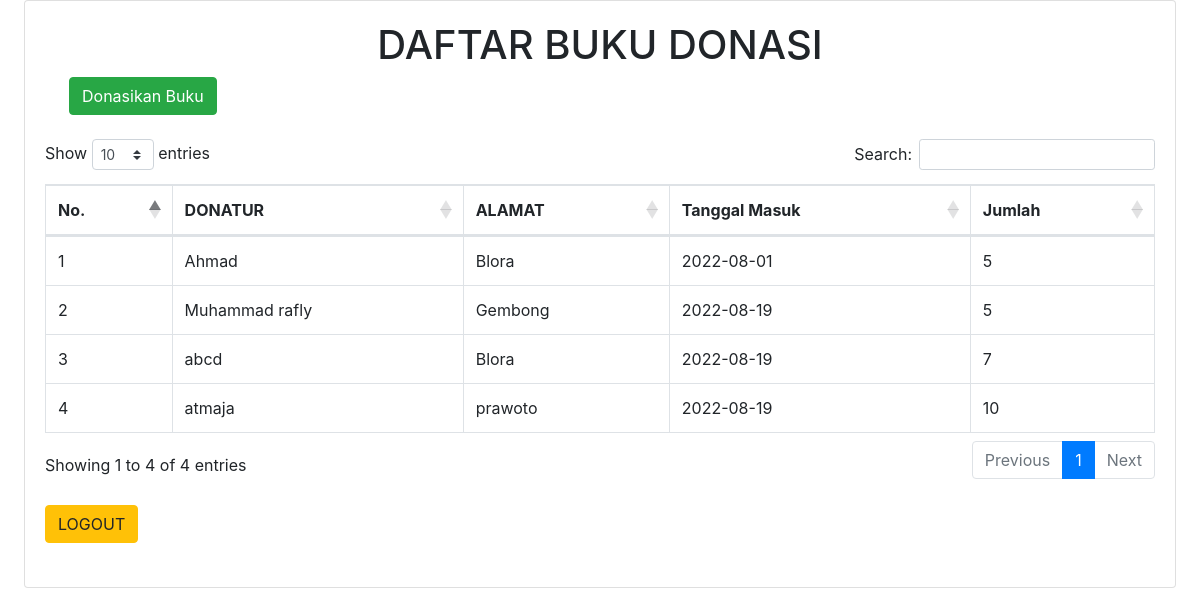
The page /indexvisitor.php on the database its author committed.
### tables this page shows
CREATE TABLE `bukudonasi` (
  `id` int(11) NOT NULL,
  `donatur` varchar(225) NOT NULL,
  `tanggaldonasi` date NOT NULL DEFAULT current_timestamp(),
  `alamat` varchar(255) NOT NULL,
  `jumlah` int(4) NOT NULL,
  `nomortelepon` varchar(20) NOT NULL
);

### functions.php (called while the page is built, shortened)
<?php
$conn = mysqli_connect("localhost", "root", "", "donasibuku");
function query($query)
{
    global $conn;
    $data = mysqli_query($conn, $query);
    $bukudonasi = [];
    while ($pengunjung = mysqli_fetch_assoc($data)) {
        $bukudonasi[] = $pengunjung;
    }
    return $bukudonasi;
}

### indexvisitor.php (the view, shortened to what this page needs)
<?php
require 'functions.php';
$bukudonasi = query("SELECT * FROM bukudonasi");
?>
<!DOCTYPE html>
<html lang="en">
<head>
        <link href="css/styles.css" rel="stylesheet" />
        <link href="https://cdn.datatables.net/1.10.20/css/dataTables.bootstrap4.min.css" rel="stylesheet" />
    </head>
    <body class="sb-nav-fixed">
        <div id="layoutSidenav_content">
            <main>
                <div class="container-fluid">
                        <div class="card mb-4">
                            <div class="card-body">
                                <div class="table-responsive">
                                    <table class="table table-bordered" id="dataTable" width="100%" cellspacing="0">
                                    <div class="container mx-auto pt-10">
                                        <h1 class="text-center">DAFTAR BUKU DONASI</h1>
                                        <a class="btn btn-success " href="tambah.php">Donasikan Buku</a>
                                    </div>
                                    <br>
                                    <thead>
                                            <tr>
                                                <th scope="col">No.</th>
                                                <th scope="col">DONATUR</th>
                                                <th scope="col">ALAMAT</th>
                                                <th scope="col">Tanggal Masuk</th>
                                                <th scope="col">Jumlah</th>
                                            </tr>
                                        </thead>
                                        <?php $i=1;?>
                                        <?php foreach ($bukudonasi as $item) : ?>
                                        <tr>
                                            <td><?php echo $i++;?>
                                            <td><?= $item['donatur']; ?></td>
                                            <td><?= $item['alamat']; ?></td>
                                            <td><?= $item['tanggaldonasi']; ?></td>
                                            <td><?= $item['jumlah']; ?></td>
                                            <?php endforeach ?>
                                        </tr>
                                    </table>
                                    <br>
                                <a class="btn btn-warning" href="logout.php" onclick="return confirm('want to LOGOUT?')" >LOGOUT</a>
                                <br>
                                <br>
                                </div>
                            </div>
                        </div>
                    </div>
                </main>
    </body>
</html>

### rows shown on the page
bukudonasi: donatur "Ahmad", alamat "Blora", tanggaldonasi "2022-08-01", jumlah "5"
bukudonasi: donatur "Muhammad rafly", alamat "Gembong", tanggaldonasi "2022-08-19", jumlah "5"
bukudonasi: donatur "abcd", alamat "Blora", tanggaldonasi "2022-08-19", jumlah "7"
bukudonasi: donatur "atmaja", alamat "prawoto", tanggaldonasi "2022-08-19", jumlah "10"
